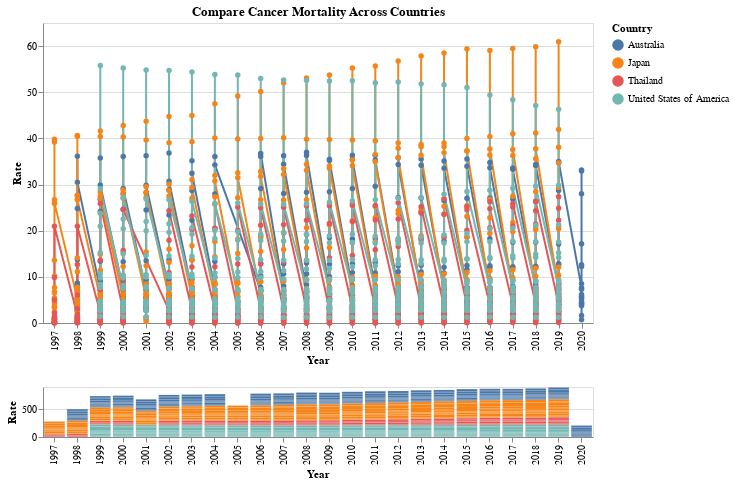

Notebook cell for this chart:
### Markdown cell above
# Problem 2. Simple Charts with Drop-down and Brush Selectors (25 points)
In this problem, you will create two linked simple charts (one bar chart as an overview and one line chart with points as a detailed view).
Using a brush selector in the overview will update the detailed view accordingly.
You will also implement a drop-down selector where you can select a specific cancer type to update both line charts.

Please refer to this [demo](https://qianwen.info/demos/chart1.html) for more details.

#### P2.1: A drop-down selector where users can select cancer types and update the two charts (10 points)
#### P2.2: Two charts (one bar chart as an overview and one line chart with points as a detailed view) that show the Cancer Mortality Rate for four different countries (5 points)
#### P2.3: A brush selector in the bottom chart that updates the top chart based on user brush (10 pints).

**reference:**
- https://altair-viz.github.io/gallery/interval_selection.html
- https://altair-viz.github.io/gallery/multiple_interactions.html

### Code cell
# here we calculate the cancer mortality
df1 = cancer_df_new.groupby(['Country', 'Year', 'country-code', 'Cancer']).sum().reset_index()
df1['Rate'] = df1['Death']/df1['Population'] * 1e5
df1= df1[df1['Year'].between(1997, 2020)]

########################
# P2.1 create a drop-down cancer selector
cancers = df1['Cancer'].unique()
cancer_dropdown = alt.binding_select(options=cancers)
cancer_select = alt.selection_single(
    fields=['Cancer'],
    bind=cancer_dropdown,
    name='Cancer'
)

# only compare several selected countries
countries = ['Japan', 'United States of America', 'Thailand', 'Australia']
df1 = df1[df1['Country'].isin(countries)]

#######################
# p2.2 create two charts

base = alt.Chart(df1).properties(
    width=550
).encode(
    x=alt.X('Year:O', title='Year'),
    y=alt.Y('Rate:Q', title='Rate'),
    color=alt.Color(
        'Country:N',legend=alt.Legend(title="Country")),
    tooltip=['Country', 'Rate', 'Year']
).add_selection(cancer_select).properties(
)

########################
# P2.1 add the drop-down selection to the chart

# add your code here
line_chart = base.mark_line(point=True).encode(
    x=alt.X('Year:O', title='Year'),
    y=alt.Y('Rate:Q', title='Rate'),
    color=alt.Color(
        'Country:N',legend=alt.Legend(title="Country")),
    tooltip=['Country', 'Rate', 'Year']
).add_selection(
    cancer_select
).transform_filter(
    cancer_select
).properties(
    title='Compare Cancer Mortality Across Countries'
)

bar_chart = base.mark_bar().encode(
    x=alt.X('Year:O', title='Year'),
    y=alt.Y('Rate:Q', title='Rate'),
    color=alt.Color(
        'Country:N', legend=alt.Legend(title="Country")),
    tooltip=['Country', 'Rate', 'Year']
).add_selection(
    cancer_select
).transform_filter(
    cancer_select
).properties(
)

########################
# p2.3 add brush
brush = alt.selection_interval( encodings=['x'])

# add your code here
upper = line_chart.add_selection(brush)

# add your code here
lower = bar_chart.add_selection(brush)
lower = lower.properties(
    height=50
)

chart1 = upper & lower

chart1

### Figure 1 — Vega-Lite specification as saved in the notebook (floating-point values rounded to 4 significant figures; data arrays with more than 128 entries replaced by an {"elided": "..."} marker saying what was removed)
{"config": {"view": {"continuousWidth": 400, "continuousHeight": 300}}, "vconcat": [{"mark": {"type": "line", "point": true}, "encoding": {"color": {"field": "Country", "legend": {"title": "Country"}, "type": "nominal"}, "tooltip": [{"field": "Country", "type": "nominal"}, {"field": "Rate", "type": "quantitative"}, {"field": "Year", "type": "quantitative"}], "x": {"field": "Year", "title": "Year", "type": "ordinal"}, "y": {"field": "Rate", "title": "Rate", "type": "quantitative"}}, "selection": {"Cancer": {"type": "single", "fields": ["Cancer"], "bind": {"input": "select", "options": ["Leukaemia", "Malignant melanoma of skin", "Malignant neoplasm of bladder", "Malignant neoplasm of breast", "Malignant neoplasm of cervix uteri", "Malignant neoplasm of colon  rectum and anus", "Malignant neoplasm of larynx", "Malignant neoplasm of lip oral cavity and pharynx", "Malignant neoplasm of liver and intrahepatic bile ducts", "Malignant neoplasm of meninges  brain and other parts of central nervous system", "Malignant neoplasm of oesophagus", "Malignant neoplasm of other and unspecified parts of uterus", "Malignant neoplasm of ovary", "Malignant neoplasm of pancreas", "Malignant neoplasm of prostate", "Malignant neoplasm of stomach", "Malignant neoplasm of trachea  bronchus and lung", "Multiple myeloma and malignant plasma cell neoplasms", "Non-Hodgkin's lymphoma", "Remainder of malignant neoplasms"]}}, "selector087": {"type": "interval", "encodings": ["x"]}}, "title": "Compare Cancer Mortality Across Countries", "transform": [{"filter": {"selection": "Cancer"}}], "width": 550}, {"mark": "bar", "encoding": {"color": {"field": "Country", "legend": {"title": "Country"}, "type": "nominal"}, "tooltip": [{"field": "Country", "type": "nominal"}, {"field": "Rate", "type": "quantitative"}, {"field": "Year", "type": "quantitative"}], "x": {"field": "Year", "title": "Year", "type": "ordinal"}, "y": {"field": "Rate", "title": "Rate", "type": "quantitative"}}, "height": 50, "selection": {"Cancer": {"type": "single", "fields": ["Cancer"], "bind": {"input": "select", "options": ["Leukaemia", "Malignant melanoma of skin", "Malignant neoplasm of bladder", "Malignant neoplasm of breast", "Malignant neoplasm of cervix uteri", "Malignant neoplasm of colon  rectum and anus", "Malignant neoplasm of larynx", "Malignant neoplasm of lip oral cavity and pharynx", "Malignant neoplasm of liver and intrahepatic bile ducts", "Malignant neoplasm of meninges  brain and other parts of central nervous system", "Malignant neoplasm of oesophagus", "Malignant neoplasm of other and unspecified parts of uterus", "Malignant neoplasm of ovary", "Malignant neoplasm of pancreas", "Malignant neoplasm of prostate", "Malignant neoplasm of stomach", "Malignant neoplasm of trachea  bronchus and lung", "Multiple myeloma and malignant plasma cell neoplasms", "Non-Hodgkin's lymphoma", "Remainder of malignant neoplasms"]}}, "selector087": {"type": "interval", "encodings": ["x"]}}, "transform": [{"filter": {"selection": "Cancer"}}], "width": 550}], "data": {"name": "data-4b254c471d55c6c6963308f89ce6973d"}, "$schema": "https://vega.github.io/schema/vega-lite/v4.17.0.json", "datasets": {"data-4b254c471d55c6c6963308f89ce6973d": {"elided": "1751 records"}}}
